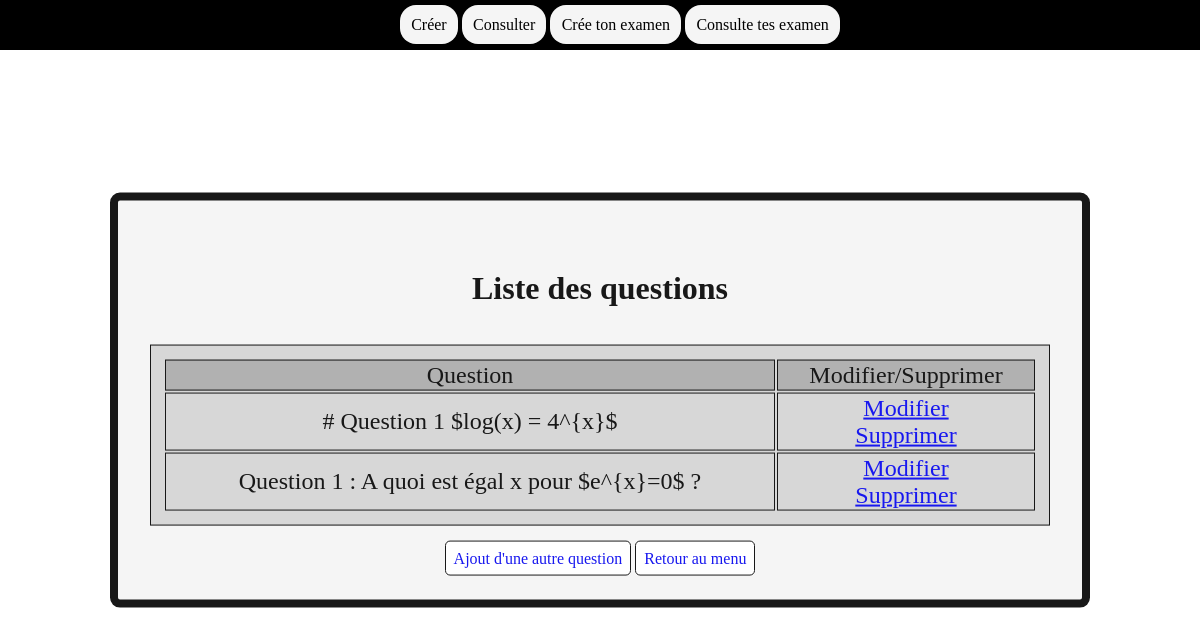
/lquestion, run on an earlier commit of the app's database.
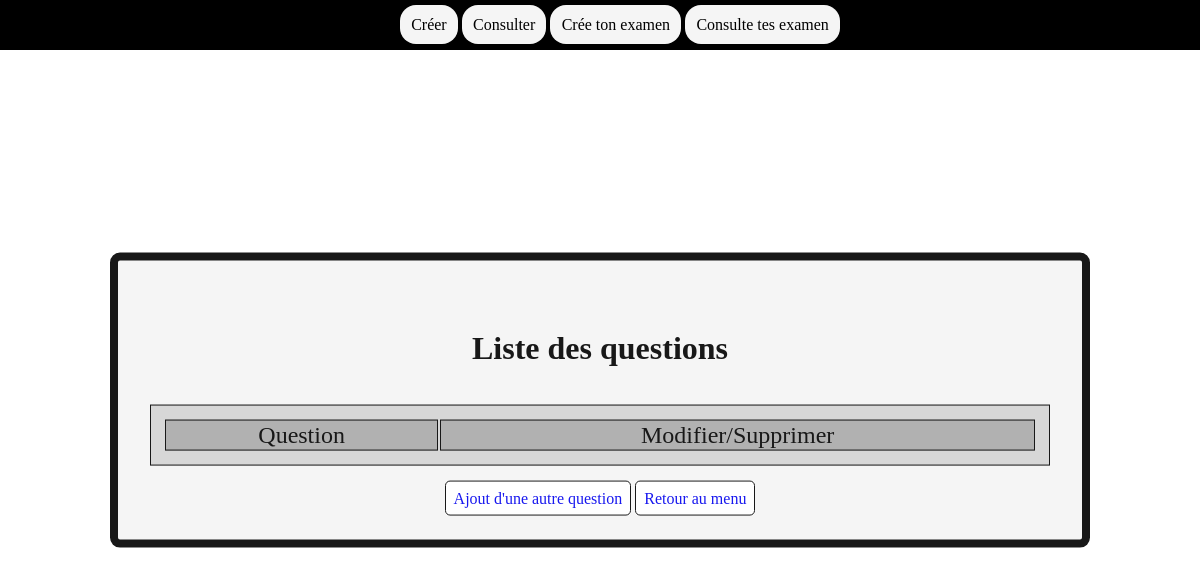
And on a later commit of the database.
### serveur.py (models this page shows, shortened)
class Question(db.Model):
    idQ = db.Column(db.Integer, primary_key=True)
    enonce = db.Column(db.String(300), nullable=False)

### serveur.py (the view)
@app.route("/lquestion",methods = ['GET'])
def lquestion():
    questions = db.session.query(Question).all()
    return render_template("lquestion.html",lquestion=questions)

### templates/lquestion.html (shortened to what this page needs)
<!DOCTYPE html>
<html lang="en">
<head>
    <link href="/static/style.css" rel="stylesheet">
</head>
<body>
    {%include 'partials/_nav.html'%}
    <div class="menu">
        <h1>Liste des questions</h1>
        <table>
            <tr class="top">
                <td>Question</td>
                <td>Modifier/Supprimer</td>
            </tr>
            {% for questions in lquestion %}
            <tr>
                <td>{{questions.enonce}}</td>
                <td>
                    <a href="{{ url_for('modifier', id=questions.idQ)}}">Modifier</a>
                    <br>
                    <a href="{{ url_for('supprimer', id=questions.idQ)}}">Supprimer</a>
                </td>
            </tr>
            {% endfor %}
        </table>
        <a class="button" name="ajout" href="/ajout">Ajout d'une autre question</a>
        <a class="button" name="menu" href="/">Retour au menu</a>
    </div>
</body>

### templates/partials/_nav.html
<nav class="navbar_background">
    <ul class="nav-list">
        <li>
            <a href="/ajout">Créer</a>
            <a href="/lquestion">Consulter</a>
            <a href="/QCM">Crée ton examen</a>
            <a href="/MesQCM">Consulte tes examen</a>
        </li>
    </ul>
</nav>

### static/style.css (style rules this page uses)
body { background-color: white; background-image: url("fond.png"); background-size: cover; width: 100vw; margin: 0; }
table { background: lightgray; width: 75vw; text-align: center; border: 1px solid black; padding: 0.5em; font-size: 1.5em; margin-bottom: 1em; }
td { border: 1px solid black; }
.top { background-color: darkgray; }
h1 { padding: 0.5em; }
.menu { border: 0.5em solid black; border-radius: 10px; padding: 2em; position: absolute; opacity: 0.9; top: 50%; left: 50%; transform: translate(-50%, -50%); text-align: center; background-color: whitesmoke; }
.button { text-align: center; background-color: white; text-decoration: none; border-radius: 5px; padding: 0.5em; border: 1px solid black; transition: 0.25s; }
.nav-list { text-align: center; }
.nav-list li { list-style: none; }
.nav-list li a { text-decoration: none; color: black; padding: 0.7em; border-radius: 1em; background-color: whitesmoke; }
.navbar_background { background-color: black; position: absolute; width: 100%; }

What changed in the data, as far as the page shows it:
removed Question: enonce "# Question 1 $log(x) = 4^{x}$"
removed Question: enonce "Question 1 : A quoi est égal x pour $e^{x}=0$ ?"
